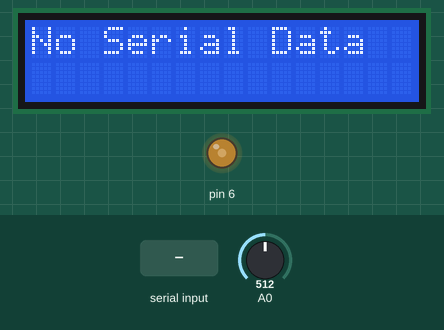
Recording of a sketch running on a simulated Arduino Uno, built with avr-gcc and run on an emulated ATmega328P. On the bench: 16×2 character LCD, output pins drawn as LEDs (lit = HIGH). Inputs (shaded band) come from the test bench; at power-on: A0 = 512. What the sketch prints to the serial monitor is not drawn.

Above: at 1.2 s.
1.3 s: "1" received over Serial
At 3.2 s:
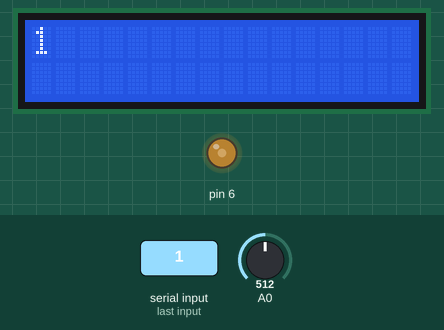
3.8 s: "0" received over Serial
At 6.0 s:
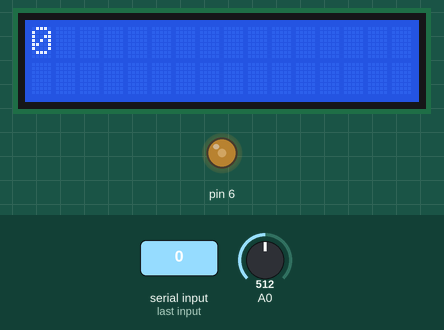
6.3 s: "2" received over Serial
At 7.6 s:
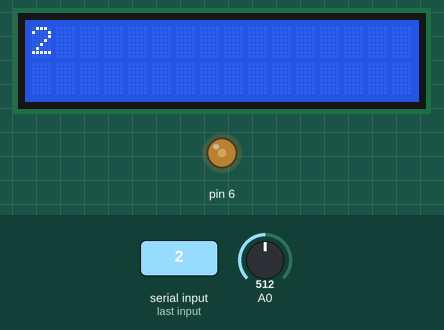
Timing chart, 0 to 9.3 s (numbered marks = the images above; inputs shaded):
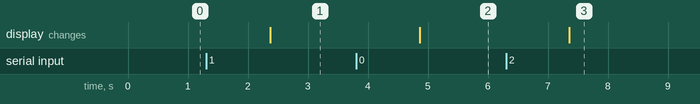

Measured:
- after the input at 1.3 s, the display: changes after 1.1 s (image 1)
- after the input at 3.8 s, the display: changes after 1.1 s (image 2)
- after the input at 6.3 s, the display: changes after 1.1 s (image 3)

The sketch:

UnoNo1.ino
```cpp
//Ebrahim Broachwala
//Code for Uno number 1

#include <LiquidCrystal.h>
#include <SoftwareSerial.h>
//SoftwareSerial mega2(2,3);

LiquidCrystal lcd(12, 11, 10, 9, 8, 7);
String data = "No Serial Data";
int value;
String result;

void setup() {
  analogWrite(6, 100);
  lcd.begin(16, 2);
  //mega2.begin(9600);
  Serial.begin(9600);
}

void loop() {
  if (Serial.available()) {
    data = Serial.readString();
    delay(50);
    //data.substring(0, data.length());
    //Serial.println(data);
  }

  value = map(analogRead(A0), 0, 1023, 0, 255);
  Serial.write(value);
  displayData();
  delay (100);
}

void displayData() {
  lcd.clear();
  String dx;
  if (value < 10)
    dx = "   " + String(value);
  else if (value < 100)
    dx = "  " + String(value);
  else if ( value < 1000)
    dx = " " + String(value);
  else
    dx = String(value);
  lcd.setCursor(0, 0);
  lcd.print(data);
  lcd.setCursor(0, 1);
  lcd.print(result);
}
```
